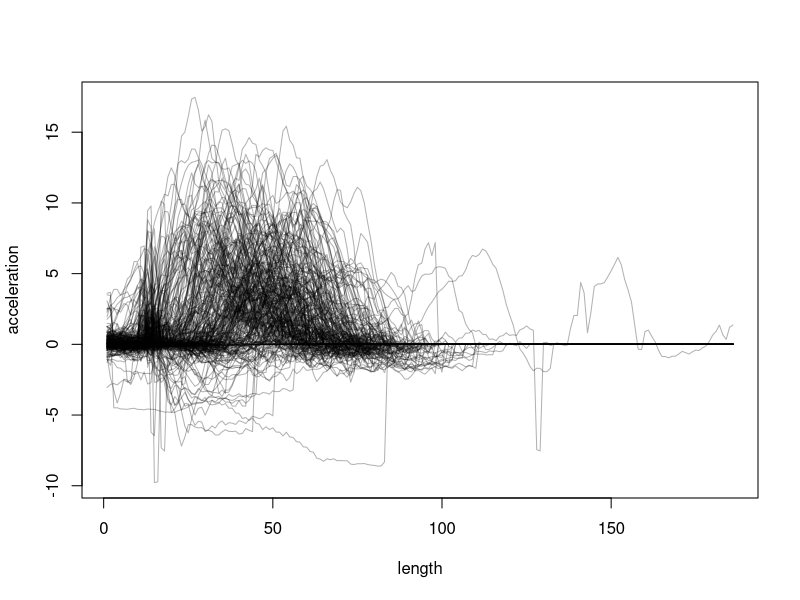
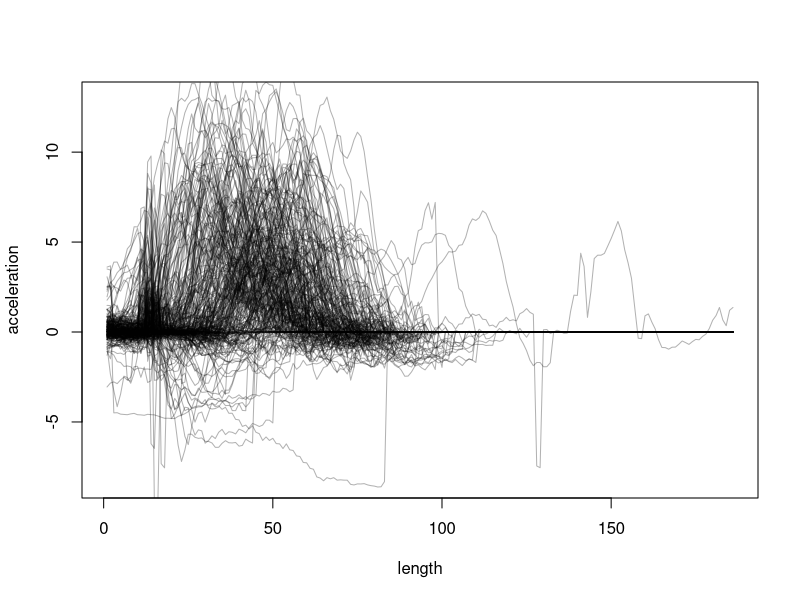
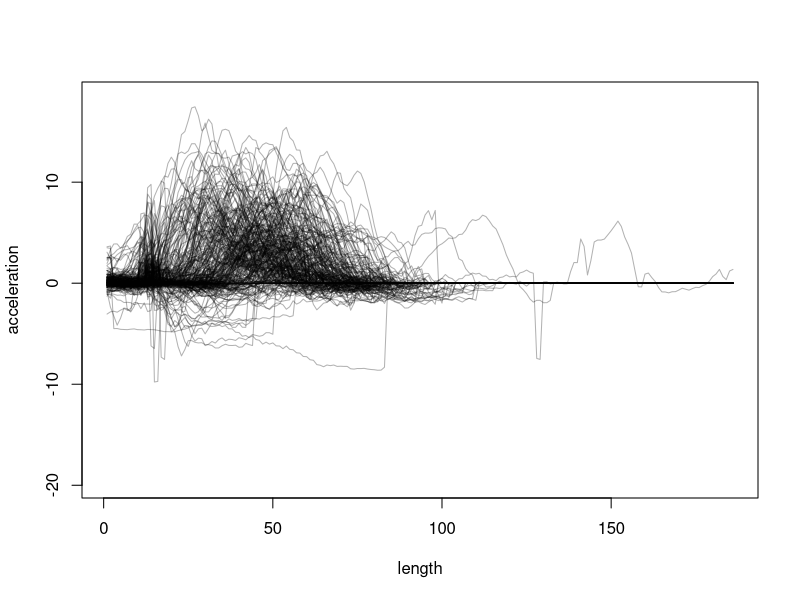

Reproduce these figures in R, in order.
library(magrittr) #needed for pipes
library(plyr) #for vectorized commands
library(dplyr) #needed for filter

#load data
x<-read.csv("../data/raw_data_wear_x.csv")
y<-read.csv("../data/raw_data_wear_y.csv") 
z<-read.csv("../data/raw_data_wear_z.csv")

#change names to something useful
naming<-seq(1:427)
naming[1:3]<-c("gesture","participant","recording") 
names(x) <-naming
names(y) <-naming
names(z) <-naming

#select gesture (and participant)
subset_x<-x %>% filter(gesture == 'left') #%>% filter(participant==0)
subset_y<-z %>% filter(gesture == 'left') #%>% filter(participant==0)
subset_z<-y %>% filter(gesture == 'left') #%>% filter(participant==0)

#drop NA collumns
subset_x <- subset_x[,colSums(is.na(subset_x))<nrow(subset_x)] 
subset_y <- subset_y[,colSums(is.na(subset_y))<nrow(subset_y)]
subset_z <- subset_z[,colSums(is.na(subset_z))<nrow(subset_z)]

#replace remaining NA with zeros
subset_x[is.na(subset_x)] <- 0
subset_y[is.na(subset_y)] <- 0
subset_z[is.na(subset_z)] <- 0

#calculate new length of rows
len_x=dim(subset_x)[2]
len_y=dim(subset_y)[2]
len_z=dim(subset_z)[2]

#convert dataframe to matrix
data_x<-data.matrix(subset_x[,4:len_x])
data_y<-data.matrix(subset_y[,4:len_x])
data_z<-data.matrix(subset_z[,4:len_x])

#utility function for plotting 
plot_axis=function(dataset){
  color<-rgb(0,0,0,alpha=0.3)
  plot(dataset[1,],type = 'l',col=color,ylim=range(min(dataset),max(dataset)),xlab = "length",ylab = "acceleration")
  
  for (i in seq(2:dim(dataset)[1])){
    lines(data_x[i,],col=color)
  }
}

plot_axis(data_x)
plot_axis(data_y)
plot_axis(data_z)
 


